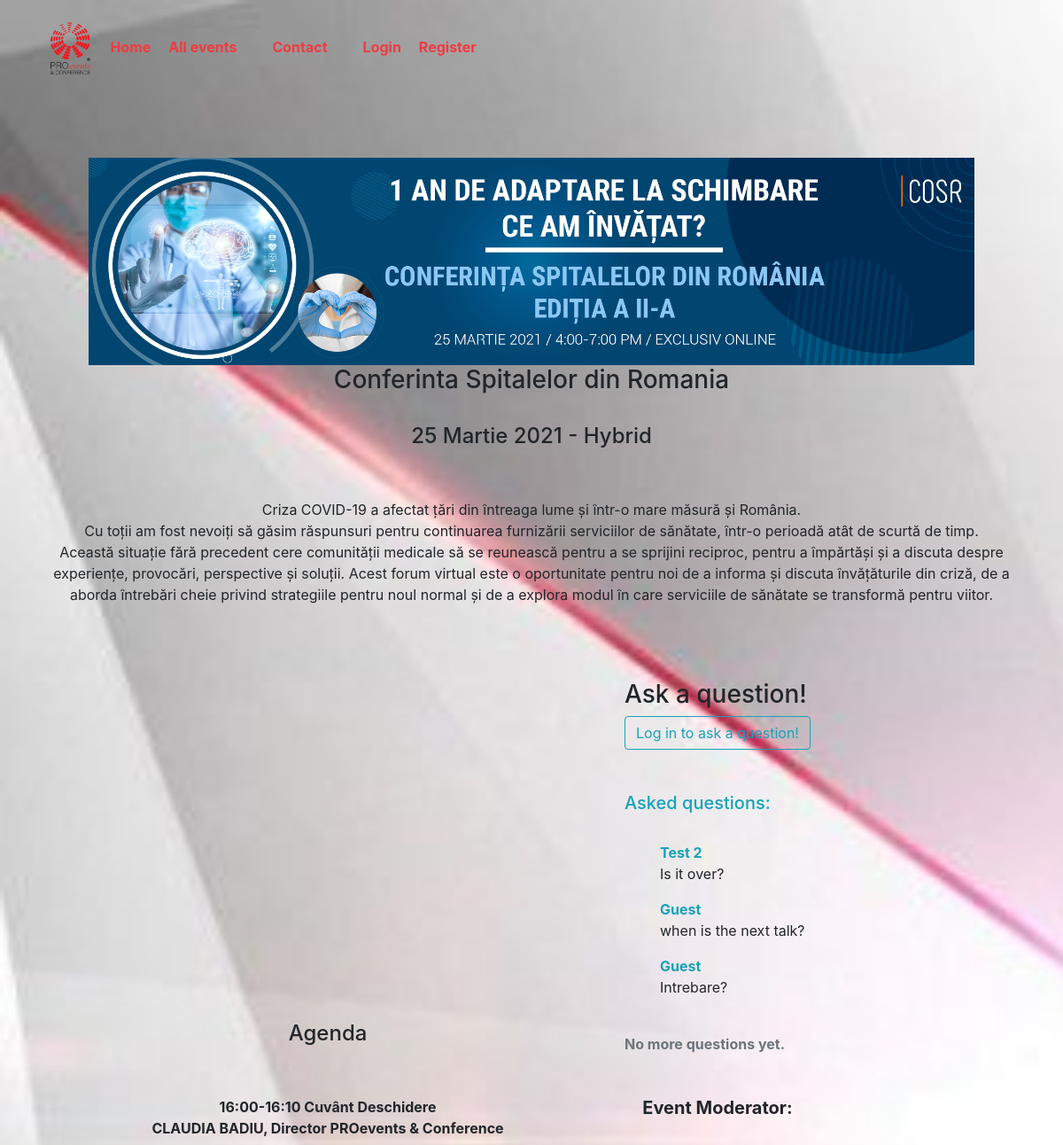
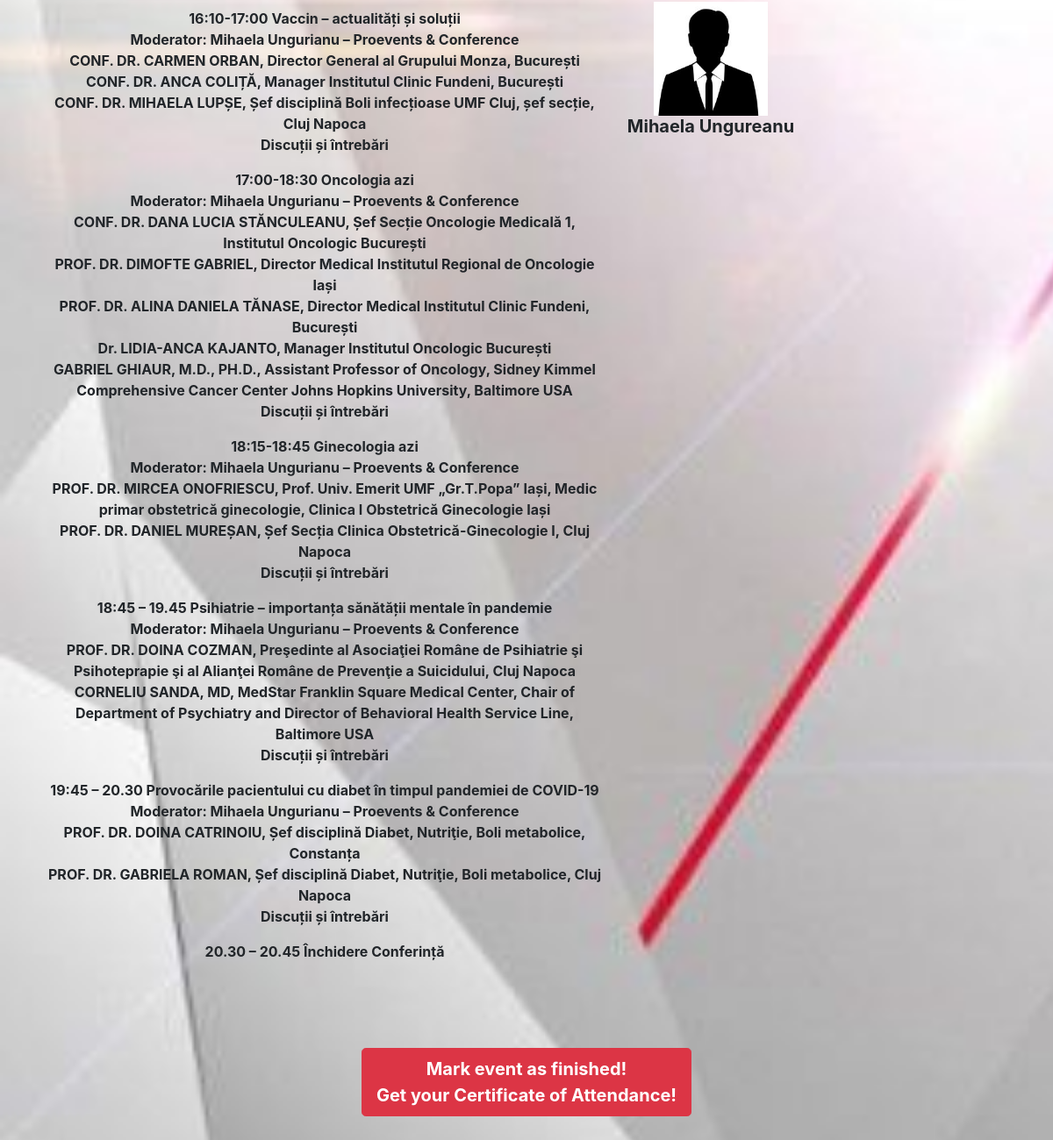
Screenshot of /?e=12 with the database file from the repository (2 pictures, top to bottom).
### app1/models.py (models this page shows, shortened)
class Events(models.Model):
    eventname = models.CharField(max_length=200, unique=True)
    banner = models.ImageField(upload_to='bannere', null=True, blank=True)
    eventdate = models.CharField(max_length=200)
    eventdescription = models.TextField(default='')
    eventagenda = models.TextField(default='')
    event_type = models.CharField(max_length=50, choices=et_choices)
    video_url = models.CharField(max_length=1000, blank=False, unique=True, null=True)
    slug = models.SlugField(max_length=100)
    moderator = models.CharField(max_length=200, default='')

### app2/models.py (models this page shows, shortened)
class Question(models.Model):
    eveniment = models.ForeignKey(Events, on_delete=models.CASCADE, related_name='all_questions')
    name = models.CharField(max_length=80)
    email = models.EmailField()
    body = models.TextField()
    created_on = models.DateTimeField(auto_now_add=True)
    active = models.BooleanField(default=True)

### app1/views.py (the view, shortened to what this page needs)
# urls.py: path('', EventzDetailView.as_view(), name='event_detail'),
class EventzDetailView(CreateView):
    model = Question
    template_name = 'app1/events/event_live.html'
    form_class = QuestionForm
    def get_context_data(self, **kwargs):
        data = super(EventzDetailView, self).get_context_data(**kwargs)
        data['object'] = Events.objects.get(id=self.request.GET.get('e'))
        data['all_questions'] = Question.objects.filter(eveniment_id=self.request.GET.get('e'))
        return data

### templates/app1/events/event_live.html (shortened to what this page needs)
{% extends 'menu.html' %}
{% block content %}
<table xmlns="http://www.w3.org/1999/html">
        <tbody>
            <tr>
                <td width="full"><center>
                    <img src="media/{{ object.banner }}" width="1000"></a>
                    <br><h3>{{ object.eventname }}</h3>
                    <br><h4>{{ object.eventdate }} - {{ object.event_type }}</h4><br>
                    <br>
                    {{ object.eventdescription|linebreaks }}
                    <br><br>
                </center></td></tr>
        </tbody>
</table>
            <table xmlns="http://www.w3.org/1999/html">
            <tbody>
                <tr>
                    <td width="650">
                        <iframe src="{{ object.video_url }}" width="621" height="355" frameborder="0" allow="autoplay; fullscreen; picture-in-picture" allowfullscreen></iframe>
                        <br><br><center>
    <h4>Agenda</h4>
<br><br>
    <b>{{ object.eventagenda|linebreaks }}</b></center>
</td>
                    <td valign="top">
<h3>Ask a question!</h3>
<div id="questions_section">
   {% if request.user.is_authenticated == False %}
  <a class="btn btn-outline-info" href="{% url 'login' %}">Log in to ask a question!</a><br>
   {% endif %}
<br><br>
    <strong class="text-info"><h5>Asked questions:</h5></strong>
  <ul>
<br>
    {% for question in all_questions %}
     <div>
        <span>
          <strong class="text-info">{{ question.name }} </strong>
        </span>
        <p>
          {{ question.body }}
        </p>
      </div>
    {% endfor %}
  </ul>
<strong class="text-secondary"><br>No more questions yet.</strong>
    <br><br><br>
        <center><h5><b>Event Moderator:</b></h5><br>
        <img src="/media/moderator.jpg" width="130"><br>
            <h5><b>{{ object.moderator }}</b></h5></center>
</div></td></tr></tbody></table>
<br><br><br>
    <center><a href="{% url 'app3:questionaire' %}" class="btn btn-high btn-danger btn-lg"><b>Mark event as finished!<br>Get your Certificate of Attendance!</b></a>
    </center><br><br><br>
{% endblock %}

### static/css/style.css (style rules this page uses)
body { background: white url("/media/wpp.jpg") no-repeat; }

### templates/menu.html (style rules this page uses)
td, th { border: 3px; text-align: left; padding: 10px; }

### rows the page displays
Events: banner (picture), eventname "Conferinta Spitalelor din Romania", eventdate "25 Martie 2021", event_type "Hybrid", eventdescription "Criza COVID-19 a afectat țări din întreaga lume și într-o mare măsură și România. Cu toții am fost nevoiți să găsim răspunsuri pentru continuarea furnizării serviciilor de sănătate, într-o perioadă atât de scurtă de timp. Această situație fără precedent cere comunității medicale să se reunească pentru a se sprijini reciproc, pentru a împărtăși și a discuta despre experiențe, provocări, perspective și soluții. Acest forum virtual este o oportunitate pentru noi de a informa și discuta învățăturile din criză, de a aborda întrebări cheie privind strategiile pentru noul normal și de a explora modul în care serviciile de sănătate se transformă pentru viitor.", eventagenda "16:00-16:10 Cuvânt Deschidere CLAUDIA BADIU, Director PROevents & Conference 16:10-17:00 Vaccin – actualități și soluții Moderator: Mihaela Ungurianu – Proevents & Conference CONF. DR. CARMEN ORBAN, Director General al Grupului Monza, București CONF. DR. ANCA COLIȚĂ, Manager Institutul Clinic Fundeni, București CONF. DR. MIHAELA LUPȘE, Șef disciplină Boli infecțioase UMF Cluj, șef secție, Cluj Napoca Discuții și întrebări 17:00-18:30 Oncologia azi Moderator: Mihaela Ungurianu – Proevents & Conference CONF. DR. DANA LUCIA STĂNCULEANU, Șef Secție Oncologie Medicală 1, Institutul Oncologic București PROF. DR. DIMOFTE GABRIEL, Director Medical Institutul Regional de Oncologie Iași PROF. DR.…", moderator "Mihaela Ungureanu"
Question: name "Test 2", body "Is it over?"
Question: name "Guest", body "when is the next talk?"
Question: name "Guest", body "Intrebare?"
